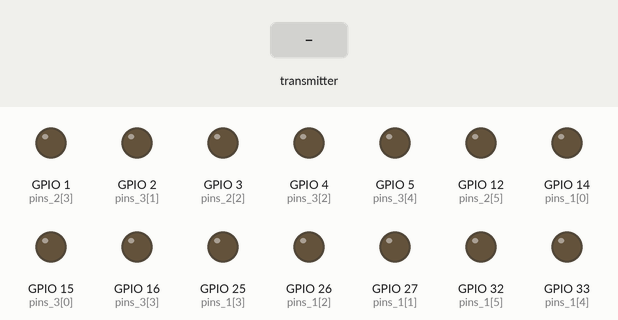
Bench run of a sketch on a simulated ESP32. Shown: output pins drawn as LEDs (lit = HIGH). Inputs (shaded band) come from the test bench. What the sketch prints to the serial monitor is not drawn.

Above: at 3.2 s.
3.3 s: the transmitter starts sending loop1 = 1
At 4.4 s:
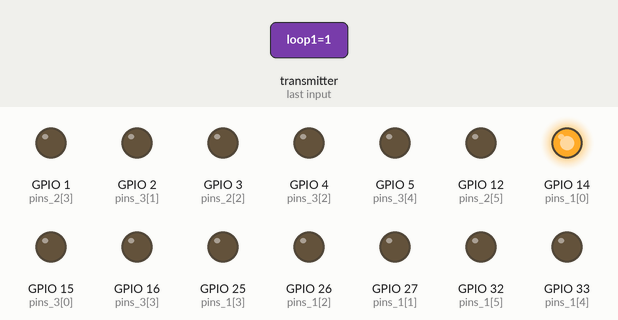
4.8 s: the transmitter starts sending loop2 = 1
At 5.6 s:
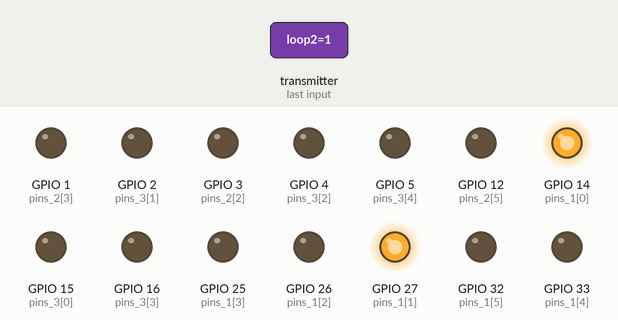
6.3 s: the transmitter starts sending loop3 = 1
At 6.7 s:
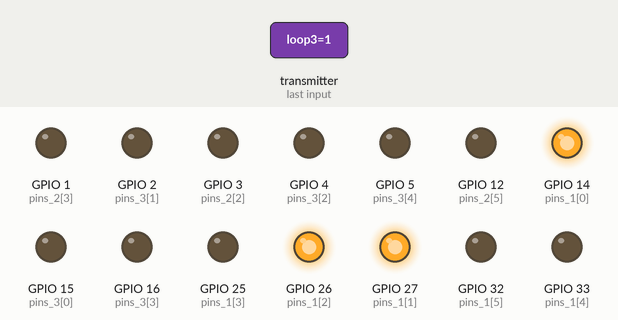
7.8 s: the transmitter starts sending loop4 = 1
At 9.0 s:
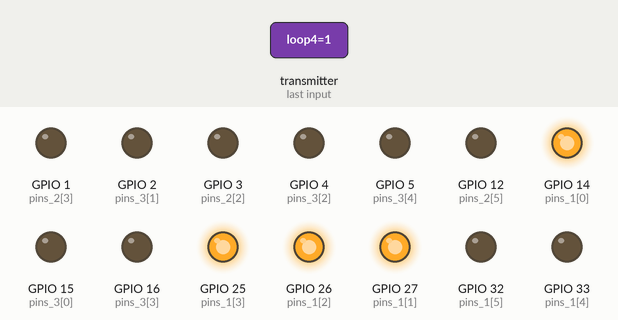
9.3 s: the transmitter starts sending loop5 = 1
At 10.2 s:
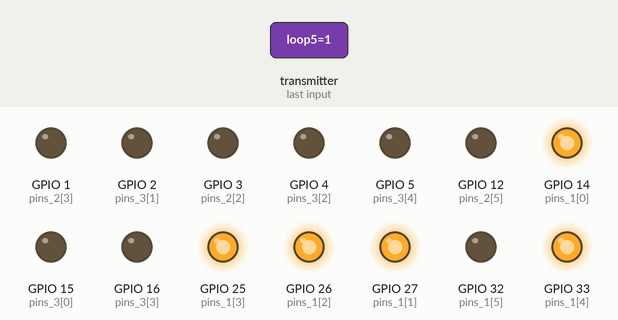
10.8 s: the transmitter starts sending loop6 = 1
At 11.3 s:
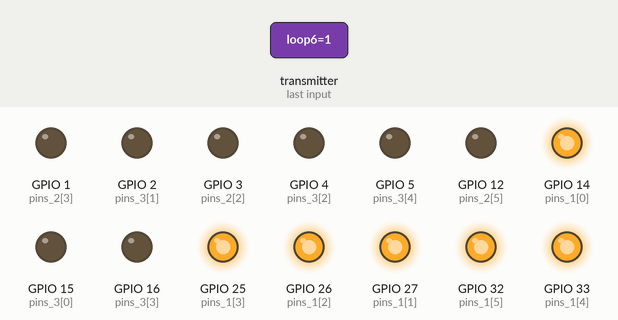
Timing chart, 0 to 13.3 s (numbered marks = the images above; inputs shaded):
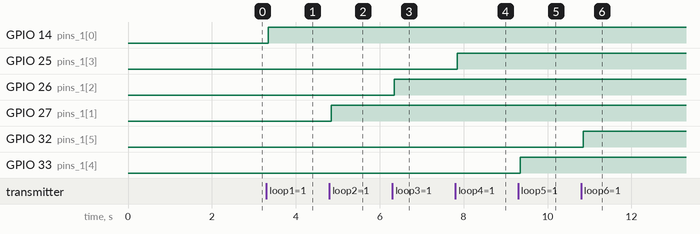

Measured:
- after the input at 3.3 s, GPIO 14 (pins_1[0]): LOW → HIGH at once
- after the input at 4.8 s, GPIO 27 (pins_1[1]): LOW → HIGH at once
- after the input at 6.3 s, GPIO 26 (pins_1[2]): LOW → HIGH at once
- after the input at 7.8 s, GPIO 25 (pins_1[3]): LOW → HIGH at once
- after the input at 9.3 s, GPIO 33 (pins_1[4]): LOW → HIGH after 0.05 s
- after the input at 10.8 s, GPIO 32 (pins_1[5]): LOW → HIGH after 0.05 s

The sketch:

Pedal_Loop_Receiver.ino
```cpp
#include <esp_now.h>
#include <WiFi.h>
#define runpin 13

#define pincount 6
const int pins_1[pincount] = {14,27,26,25,33,32};
bool pinstate_1[pincount] = {0,0,0,0,0,0};

const int pins_2[pincount] = {18,19,3,1,23,12};
//const int pins_2[pincount] = {18,19,18,19,23,12};
bool pinstate_2[pincount] = {0,0,0,0,0,0};
// Disable pins 1 and 3 to enable serial coms during runtime
const int pins_3[pincount] = {15,2,4,16,5,17};
bool pinstate_3[pincount] = {0,0,0,0,0,0};

bool printouts = true;

typedef struct DataStruct {
bool loop1;
bool loop2;
bool loop3;
bool loop4;
bool loop5;
bool loop6;
bool loop7;
bool loop8;
bool loop9;
bool loop10;
bool loop11;
bool loop12;
bool loop13;
bool loop14;
bool loop15;
bool loop16;
bool loop17;
bool loop18;
}DataStruct;
DataStruct Data;
#define CHANNEL 1

void setup() {
  Serial.begin(115200);
  Serial.setTimeout(10);
  WiFi.mode(WIFI_STA);
  delay(2000);
  Serial.print("MAC Address: ");
  Serial.println(WiFi.macAddress());
  for(int i = 0; i <pincount; i++){
  pinMode(pins_1[i],OUTPUT);
  Serial.print("Activated Pin: ");
  Serial.print(pins_1[i]);
  Serial.println(" as output");
}
  for(int i = 0; i <pincount; i++){
  pinMode(pins_2[i],OUTPUT);
  Serial.print("Activated Pin: ");
  Serial.print(pins_2[i]);
  Serial.println(" as output");
}
  for(int i = 0; i <pincount; i++){
  pinMode(pins_3[i],OUTPUT);
  Serial.print("Activated Pin: ");
  Serial.print(pins_3[i]);
  Serial.println(" as output");
}

  //Init ESP-NOW
  if (esp_now_init() != ESP_OK) {
    Serial.println("Error initializing ESP-NOW");
    return;}
  esp_now_register_recv_cb(OnDataRecv);

}

void loop() {
if (Serial.available() >= 2 ){
    // Read the integers from Serial
    Data.loop1 = Serial.parseInt();
    Data.loop2 = Serial.parseInt();
    Data.loop3 = Serial.parseInt();
    Data.loop4 = Serial.parseInt();
    Data.loop5 = Serial.parseInt();
    Data.loop6 = Serial.parseInt();
    Data.loop7 = Serial.parseInt();
    Data.loop8 = Serial.parseInt();
    Data.loop9 = Serial.parseInt();
    Data.loop10 = Serial.parseInt();
    Data.loop11 = Serial.parseInt();
    Data.loop12 = Serial.parseInt();
    Data.loop13 = Serial.parseInt();
    Data.loop14 = Serial.parseInt();
    Data.loop15 = Serial.parseInt();
    Data.loop16 = Serial.parseInt();
    Data.loop17 = Serial.parseInt();
    Data.loop18 = Serial.parseInt();

    int BufferClear = Serial.parseInt();


    for(int j=0; j<pincount; j++){
  digitalWrite(pins_1[j],pinstate_1[j]);
}

for(int j=0; j<pincount; j++){
  digitalWrite(pins_2[j],pinstate_2[j]);
}

for(int j=0; j<pincount; j++){
  digitalWrite(pins_3[j],pinstate_3[j]);
}
}}

void OnDataRecv(const uint8_t * mac, const uint8_t *incomingData, int len) {
  memcpy(&Data, incomingData, sizeof(Data));
  pinstate_1[0] = Data.loop1;
  pinstate_1[1] = Data.loop2;
  pinstate_1[2] = Data.loop3;
  pinstate_1[3] = Data.loop4;
  pinstate_1[4] = Data.loop5;
  pinstate_1[5] = Data.loop6;

  pinstate_2[0] = Data.loop7;
  pinstate_2[1] = Data.loop8;
  pinstate_2[2] = Data.loop9;
  pinstate_2[3] = Data.loop10;
  pinstate_2[4] = Data.loop11;
  pinstate_2[5] = Data.loop12;

  pinstate_3[0] = Data.loop13;
  pinstate_3[1] = Data.loop14;
  pinstate_3[2] = Data.loop15;
  pinstate_3[3] = Data.loop16;
  pinstate_3[4] = Data.loop17;
  pinstate_3[5] = Data.loop18;


for(int j=0; j<pincount; j++){
  digitalWrite(pins_1[j],pinstate_1[j]);
  if(printouts == true){
  Serial.print("Jack 1 Pin: ");
  Serial.print(pins_1[j]);
  Serial.print("--[");
  Serial.print(pinstate_1[j]);
  Serial.print("]  | ");}
  if(j == pincount-1){Serial.println();}
}

for(int j=0; j<pincount; j++){
  digitalWrite(pins_2[j],pinstate_2[j]);
  if(printouts == true){
  Serial.print("Jack 2 Pin: ");
  Serial.print(pins_2[j]);
  Serial.print("--[");
  Serial.print(pinstate_2[j]);
  Serial.print("]  | ");}
  if(j == pincount-1){Serial.println();}
}

for(int j=0; j<pincount; j++){
  digitalWrite(pins_3[j],pinstate_3[j]);
  if(printouts == true){
  Serial.print("Jack 3 Pin: ");
  Serial.print(pins_3[j]);
  Serial.print("--[");
  Serial.print(pinstate_3[j]);
  Serial.print("]  | ");}
  if(j == pincount-1){Serial.println();}
}


}
```
